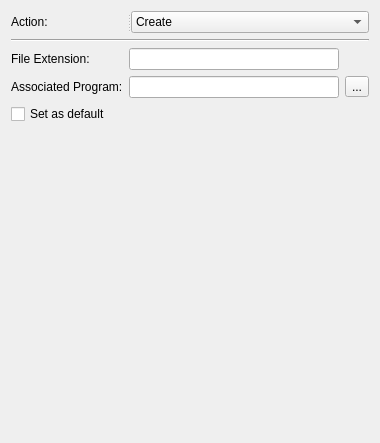
<?xml version="1.0" encoding="UTF-8"?>
<ui version="4.0">
 <class>OpenWithWidget</class>
 <widget class="QWidget" name="OpenWithWidget">
  <property name="geometry">
   <rect>
    <x>0</x>
    <y>0</y>
    <width>380</width>
    <height>443</height>
   </rect>
  </property>
  <property name="windowTitle">
   <string>Form</string>
  </property>
  <layout class="QGridLayout" name="gridLayout">
   <item row="1" column="0" colspan="3">
    <widget class="Line" name="line">
     <property name="orientation">
      <enum>Qt::Horizontal</enum>
     </property>
    </widget>
   </item>
   <item row="2" column="0">
    <widget class="QLabel" name="fileLabel">
     <property name="font">
      <font>
       <pointsize>9</pointsize>
      </font>
     </property>
     <property name="text">
      <string>File Extension:</string>
     </property>
     <property name="buddy">
      <cstring>fileLineEdit</cstring>
     </property>
    </widget>
   </item>
   <item row="2" column="1">
    <widget class="QLineEdit" name="fileLineEdit">
     <property name="text">
      <string/>
     </property>
    </widget>
   </item>
   <item row="3" column="0">
    <widget class="QLabel" name="associatedProgramLabel">
     <property name="font">
      <font>
       <pointsize>9</pointsize>
      </font>
     </property>
     <property name="text">
      <string>Associated Program:</string>
     </property>
     <property name="buddy">
      <cstring>associatedProgramLineEdit</cstring>
     </property>
    </widget>
   </item>
   <item row="3" column="1">
    <widget class="QLineEdit" name="associatedProgramLineEdit">
     <property name="text">
      <string/>
     </property>
    </widget>
   </item>
   <item row="3" column="2">
    <widget class="QToolButton" name="associatedProgramToolButton">
     <property name="text">
      <string>...</string>
     </property>
    </widget>
   </item>
   <item row="4" column="0" colspan="3">
    <widget class="QCheckBox" name="defaultCheckBox">
     <property name="text">
      <string>Set as default</string>
     </property>
    </widget>
   </item>
   <item row="5" column="0" colspan="3">
    <spacer name="verticalSpacer">
     <property name="orientation">
      <enum>Qt::Vertical</enum>
     </property>
     <property name="sizeType">
      <enum>QSizePolicy::MinimumExpanding</enum>
     </property>
     <property name="sizeHint" stdset="0">
      <size>
       <width>20</width>
       <height>104</height>
      </size>
     </property>
    </spacer>
   </item>
   <item row="0" column="0" colspan="3">
    <widget class="QSplitter" name="splitter_2">
     <property name="orientation">
      <enum>Qt::Horizontal</enum>
     </property>
     <widget class="QLabel" name="actionLabel">
      <property name="text">
       <string>Action:</string>
      </property>
      <property name="buddy">
       <cstring>actionComboBox</cstring>
      </property>
     </widget>
     <widget class="QComboBox" name="actionComboBox">
      <property name="currentText">
       <string>Create</string>
      </property>
      <item>
       <property name="text">
        <string>Create</string>
       </property>
      </item>
      <item>
       <property name="text">
        <string>Replace</string>
       </property>
      </item>
      <item>
       <property name="text">
        <string>Update</string>
       </property>
      </item>
      <item>
       <property name="text">
        <string>Delete</string>
       </property>
      </item>
     </widget>
    </widget>
   </item>
  </layout>
 </widget>
 <tabstops>
  <tabstop>actionComboBox</tabstop>
  <tabstop>fileLineEdit</tabstop>
  <tabstop>associatedProgramLineEdit</tabstop>
  <tabstop>associatedProgramToolButton</tabstop>
  <tabstop>defaultCheckBox</tabstop>
 </tabstops>
 <resources/>
 <connections/>
</ui>
